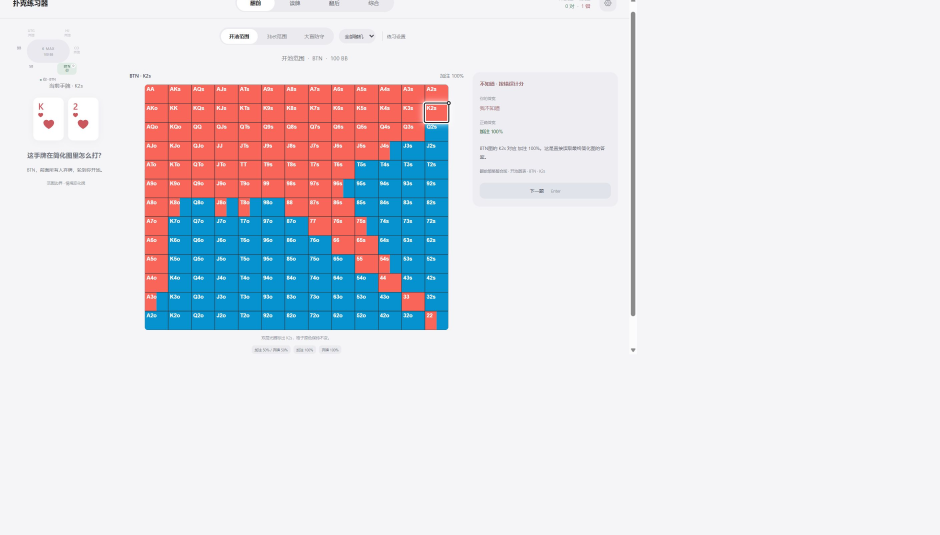
#> input picture design/detail-review.png, 2818 x 1603 px, found by its file name (shown at 1/3 size)
$ python detail-preview.py
#> lines starting #> are read from the running program, lines starting #| are printed output that depends on the picture
from PIL import Image
from pathlib import Path
p=Path(r'C:/Users/why/Documents/ChatGPT/德州扑克GTO简化/design')
im=Image.open(p/'detail-review.png');print(im.size);im.crop((0,0,1910,1074)).save(p/'detail-review-preview.png')
#> further down, im is the input picture: PIL image 2818x1603 RGB; mean R, G, B 226.6, 226.2, 231.4
#> after `im = Image.open(p / 'detail-review.png')`:
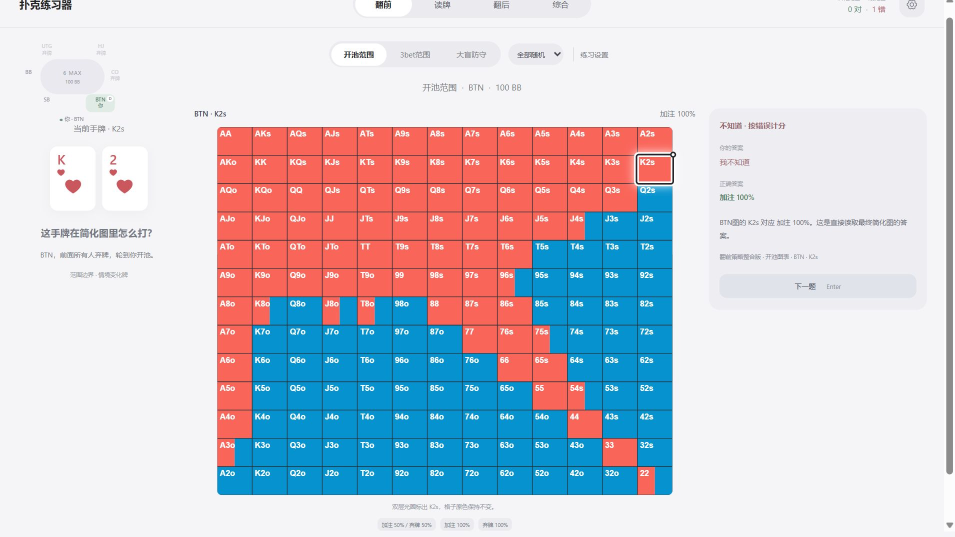
#> saved as detail-review-preview.png: PIL image 1910x1074 RGB (shown at 1/2 size); mean R, G, B 204.5, 203.6, 212.6

$ run again, with design/detail-large.png copied over design/detail-review.png
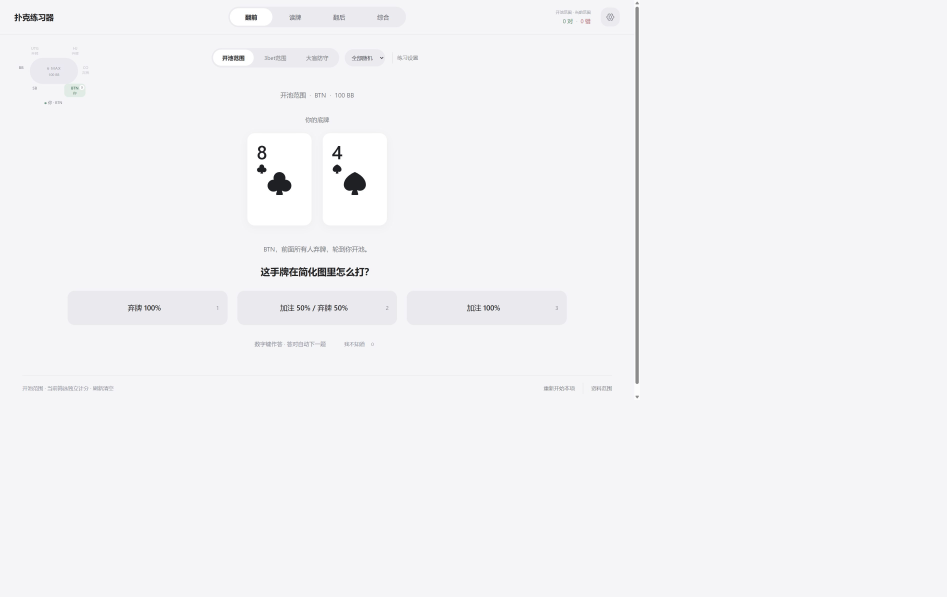
#> input picture design/detail-large.png, 3787 x 2388 px, found by its file name (shown at 1/4 size)
#> im is the input picture: PIL image 3787x2388 RGB; mean R, G, B 243.6, 243.5, 245.6
#> `im = Image.open(p / 'detail-review.png')`:
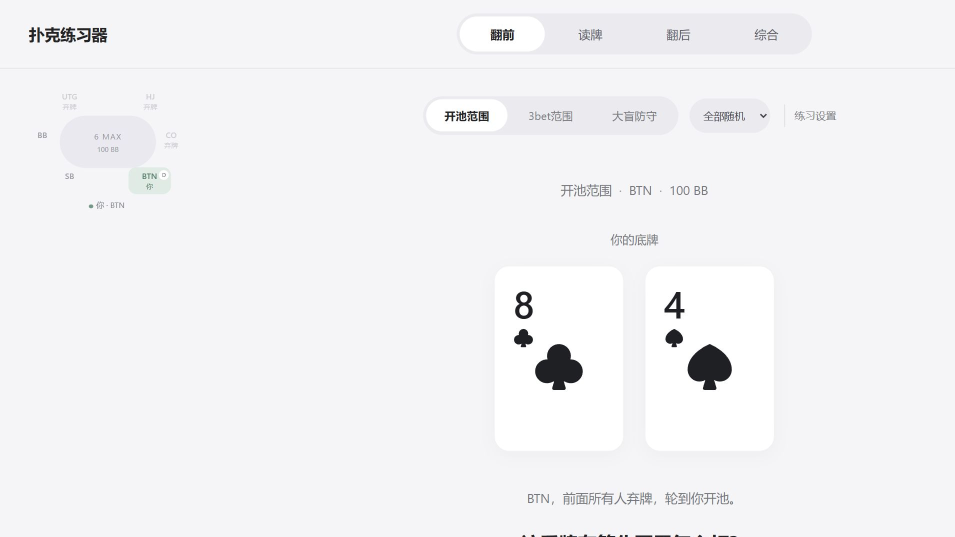
#> saved as detail-review-preview.png: PIL image 1910x1074 RGB (shown at 1/2 size); mean R, G, B 242.7, 242.6, 244.6

$ run again, with design/detail-mobile.png copied over design/detail-review.png
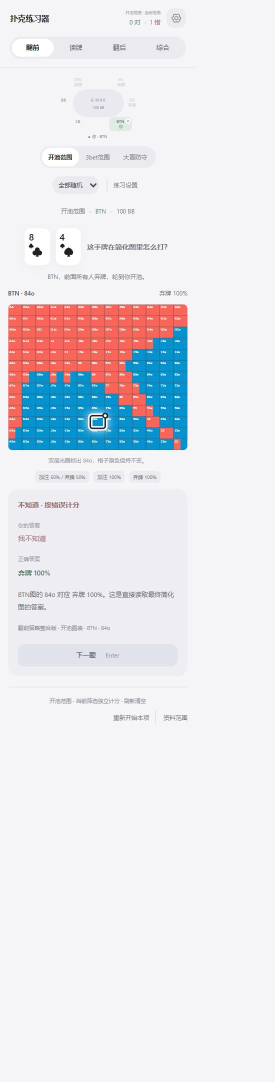
#> input picture design/detail-mobile.png, 549 x 2163 px, found by its file name (shown at 1/2 size)
#> im is the input picture: PIL image 549x2163 RGB; mean R, G, B 232.4, 232, 236.2
#> `im = Image.open(p / 'detail-review.png')`:
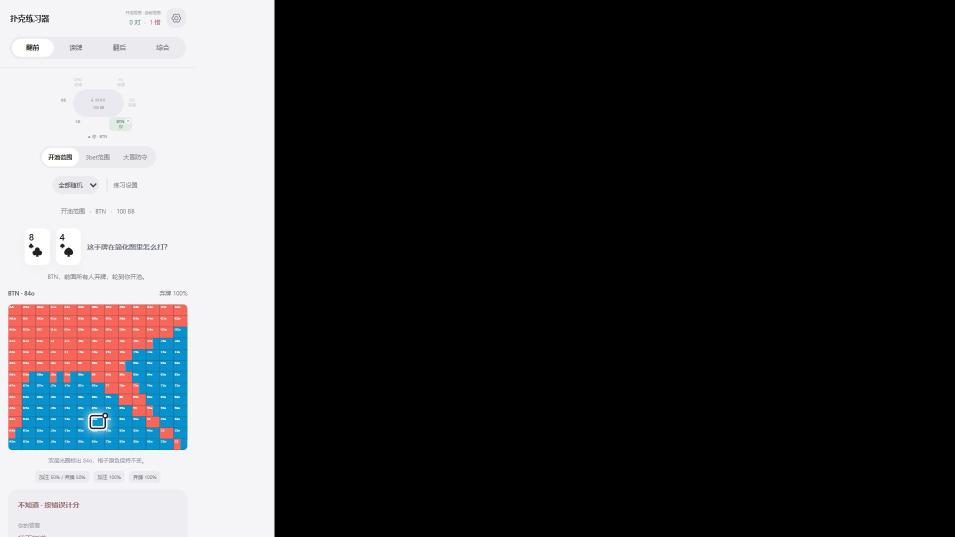
#> saved as detail-review-preview.png: PIL image 1910x1074 RGB (shown at 1/2 size); mean R, G, B 63.8, 63.6, 65.3

$ run again, with design/implementation-before.png copied over design/detail-review.png
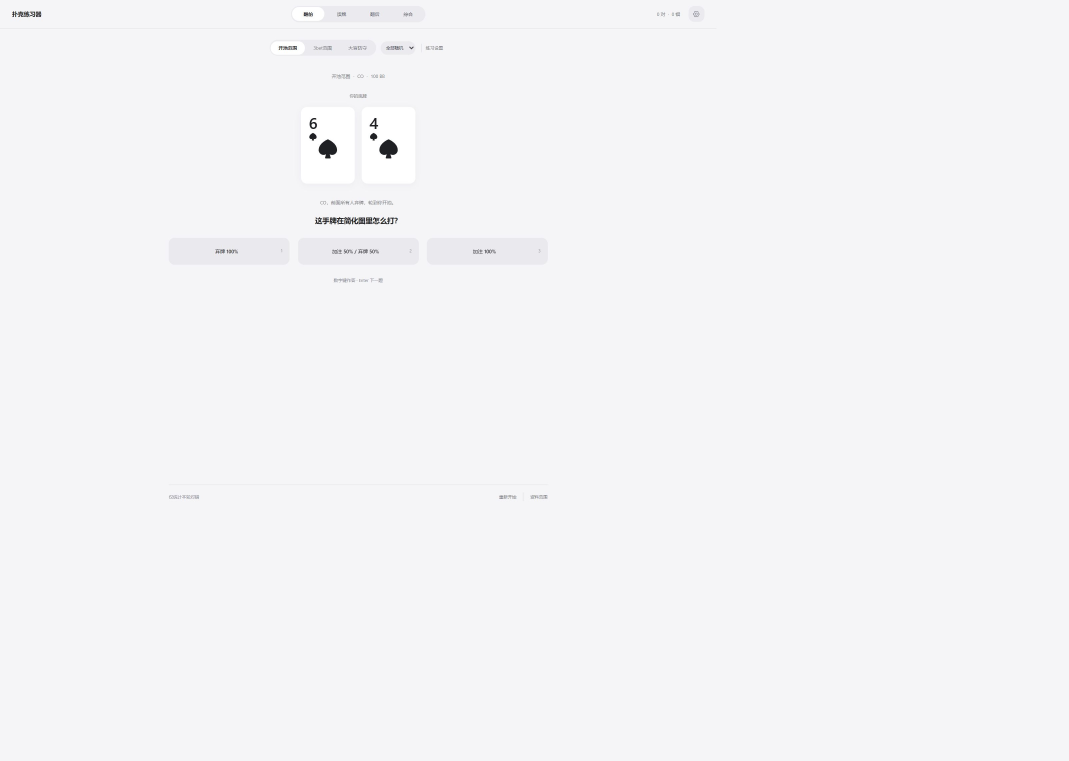
#> input picture design/implementation-before.png, 3207 x 2281 px, found by its file name (shown at 1/3 size)
#> im is the input picture: PIL image 3207x2281 RGB; mean R, G, B 244.5, 244.5, 246.6
#> `im = Image.open(p / 'detail-review.png')`:
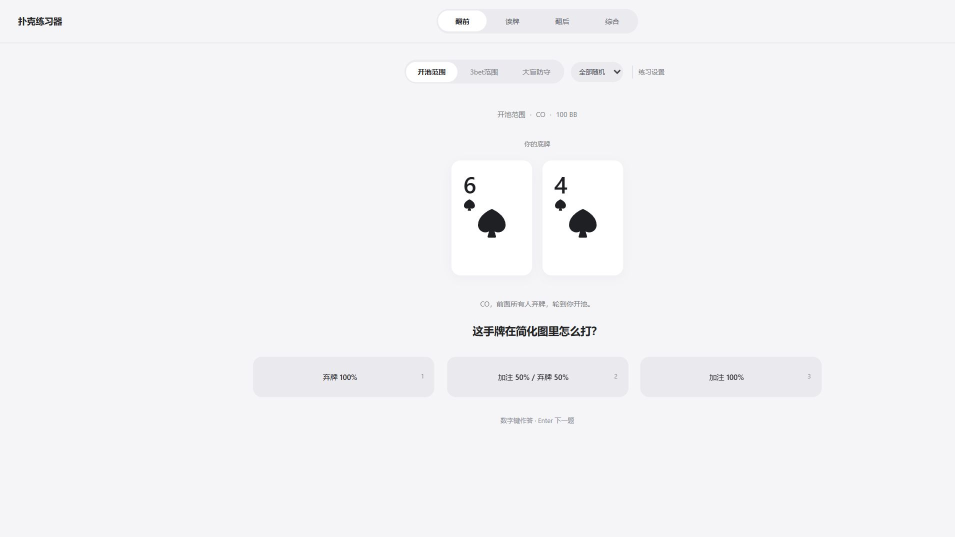
#> saved as detail-review-preview.png: PIL image 1910x1074 RGB (shown at 1/2 size); mean R, G, B 243.4, 243.3, 245.5
